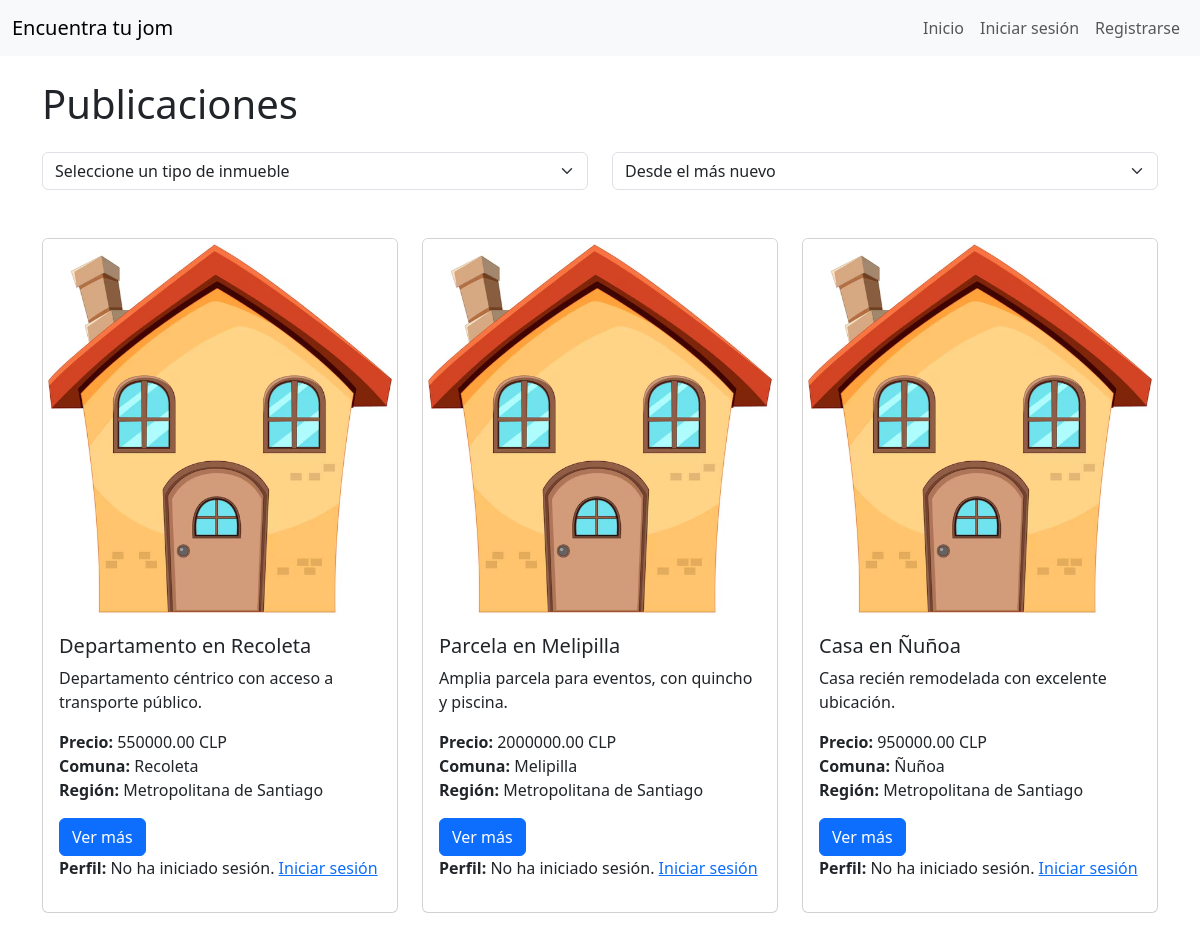
The app's page / (upper part), older data.
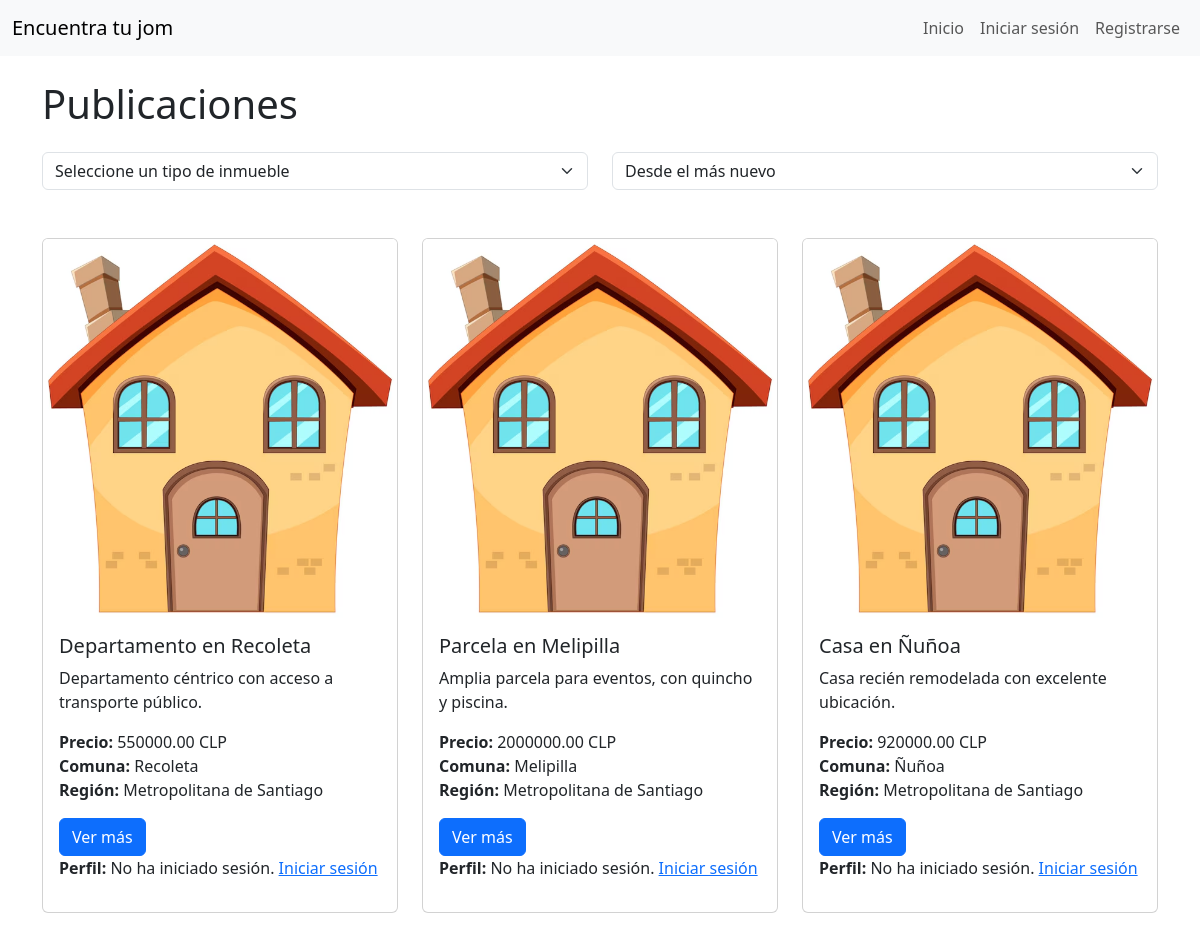
The same page, newer data.
### gestion_inmuebles/models.py (models this page shows, shortened)
class Inmueble(models.Model):
    TIPO_INMUEBLE = [
        ('Casa', 'Casa'),
        ('Departamento', 'Departamento'),
        ('Parcela', 'Parcela')
    ]
    nombre = models.CharField(max_length=100)
    descripcion = models.TextField()
    metros_construidos = models.DecimalField(
        max_digits=10,
        decimal_places=2,
        validators=[MinValueValidator(0.01)]
        )
    metros_totales = models.DecimalField(
        max_digits=10,
        decimal_places=2,
        validators=[MinValueValidator(0.01)]
    )
    cantidad_estacionamientos = models.IntegerField(validators=[MinValueValidator(1)])
    cantidad_habitaciones = models.IntegerField(validators=[MinValueValidator(1)])
    cantidad_banos = models.IntegerField(validators=[MinValueValidator(1)])
    direccion = models.CharField(max_length=255)
    comuna = models.ForeignKey(Comuna, on_delete=models.SET_NULL, null=True)
    tipo_inmueble = models.CharField(max_length=20, choices=TIPO_INMUEBLE)
    precio_mensual = models.DecimalField(max_digits=12, decimal_places=2,validators=[MinValueValidator(0.01)])
    arrendador = models.ForeignKey(Perfil, on_delete=models.CASCADE, related_name='propiedades')
    fecha_creacion = models.DateTimeField(auto_now_add=True)
    ultima_modificacion = models.DateTimeField(auto_now=True)
    imagen = models.ImageField(upload_to='static/', null=True, blank=True)

class Comuna(models.Model):
    nombre_comuna = models.CharField(max_length=100)
    codigo_postal = models.CharField(max_length=10, null=True)
    region = models.ForeignKey(Region, on_delete=models.CASCADE, related_name='comunas')

class Region(models.Model):
    nombre_region = models.CharField(max_length=100)
    numero_region = models.CharField(max_length=10, null=True)

### gestion_inmuebles/views.py (the view)
# urls.py: 2. Add a URL to urlpatterns:  path('', views.home, name='home')
def home(request):
    tipo_inmueble = request.GET.get('tipo_inmueble', None)
    ordenar_por_fecha = request.GET.get('ordenar_por_fecha', 'desc')
    inmuebles = Inmueble.objects.all()
    if tipo_inmueble:
        inmuebles = inmuebles.filter(tipo_inmueble=tipo_inmueble)
    if ordenar_por_fecha == 'asc':
        inmuebles = inmuebles.order_by('fecha_creacion')  # Orden ascendente (más antiguos primero)
    else:
        inmuebles = inmuebles.order_by('-fecha_creacion')  # Orden descendente (más nuevos primero)
    regiones = Region.objects.all()
    return render(request, 'home.html', {
        'inmuebles': inmuebles,
        'regiones': regiones,
        'tipo_inmueble': tipo_inmueble,
        'ordenar_por_fecha': ordenar_por_fecha
    })

### templates/home.html (shortened to what this page needs)
{% extends 'base.html' %}
{% block content %}
<h1 class="mb-4">Publicaciones</h1>
<div class="row mb-4">
    <div class="col-12 col-md-6">
        <form method="get" class="mb-4">
            <select name="tipo_inmueble" class="form-select" onchange="this.form.submit()">
                <option value="">Seleccione un tipo de inmueble</option>
            </select>
        </form>
    </div>
    <div class="col-12 col-md-6">
        <form method="get" class="mb-4">
            <select name="ordenar_por_fecha" class="form-select" onchange="this.form.submit()">
                <option value="desc" {% if ordenar_por_fecha == 'desc' %}selected{% endif %}>Desde el más nuevo</option>
            </select>
        </form>
    </div>
</div>
<div class="row row-cols-1 row-cols-md-3 g-4">
    {% for inmueble in inmuebles %}
    <div class="col">
        <div class="card h-100">
            <img src="/static/img/default.jpg" class="card-img-top" alt="{{ inmueble.nombre }}">
            <div class="card-body">
                <h5 class="card-title">{{ inmueble.nombre }}</h5>
                <p class="card-text">{{ inmueble.descripcion|truncatechars:100 }}</p>
                <div>
                    <ul class="list-unstyled">
                        <li><strong>Precio:</strong> {{ inmueble.precio_mensual }} CLP</li>
                        <li><strong>Comuna:</strong> {{ inmueble.comuna.nombre_comuna }}</li>
                        <li><strong>Región:</strong> {{ inmueble.comuna.region.nombre_region }}</li>
                    </ul>
                </div>
                {% if inmueble.arrendador.usuario != request.user %}
                <a href="{% url 'ver_mas_inmueble' inmueble.id %}" class="btn btn-primary">Ver más</a>
                {% endif %}
                {% if user.is_authenticated %}
                <p><strong>Perfil:</strong> {{ inmueble.arrendador.tipo_usuario }}</p>
                {% else %}
                <p><strong>Perfil:</strong> No ha iniciado sesión. <a href="{% url 'login' %}">Iniciar sesión</a></p>
                {% endif %}
            </div>
        </div>
    </div>
    {% empty %}
    <p>No hay publicaciones disponibles.</p>
    {% endfor %}
</div>
{% endblock %}

### templates/base.html (shortened to what this page needs)
<!DOCTYPE html>
<html lang="en">
<head>
    <link rel="stylesheet" href="https://cdn.jsdelivr.net/npm/bootstrap@5.3.0-alpha1/dist/css/bootstrap.min.css">
</head>
<body>
    {% include 'navbar.html' %}
    <div class="container mt-4">
        {% block content %}
        {% endblock %}
    </div>
</body>
</html>

### templates/navbar.html (shortened to what this page needs)
<nav class="navbar navbar-expand-lg navbar-light bg-light">
  <div class="container-fluid">
      <a class="navbar-brand" href="{% url 'home' %}">Encuentra tu jom</a>
      <div class="collapse navbar-collapse" id="navbarNav">
          <ul class="navbar-nav ms-auto">
              <li class="nav-item">
                  <a class="nav-link" href="{% url 'home' %}">Inicio</a>
              </li>
              {% if user.is_authenticated %}
              <li class="nav-item">
                  <a class="nav-link" href="{% url 'editar_perfil' %}">Editar perfil</a>
              </li>
              <li class="nav-item">
                  <a class="nav-link" href="{% url 'crear_inmueble' %}">Crear inmueble</a>
              </li>
              <li class="nav-item">
                  <form method="post" action="{% url 'logout' %}" style="display:inline;">
                      {% csrf_token %}
                      <button class="btn btn-link nav-link" type="submit" style="border: none; padding: 0;">Cerrar sesión</button>
                  </form>
              </li>
              {% else %}
              <li class="nav-item">
                  <a class="nav-link" href="{% url 'login' %}">Iniciar sesión</a>
              </li>
              <li class="nav-item">
                  <a class="nav-link" href="{% url 'registro' %}">Registrarse</a>
              </li>
              {% endif %}
          </ul>
      </div>
  </div>
</nav>

Row changes from the older to the newer data that the page shows:
changed Inmueble "Casa en Ñuñoa": precio_mensual "950000.00" → "920000.00"
